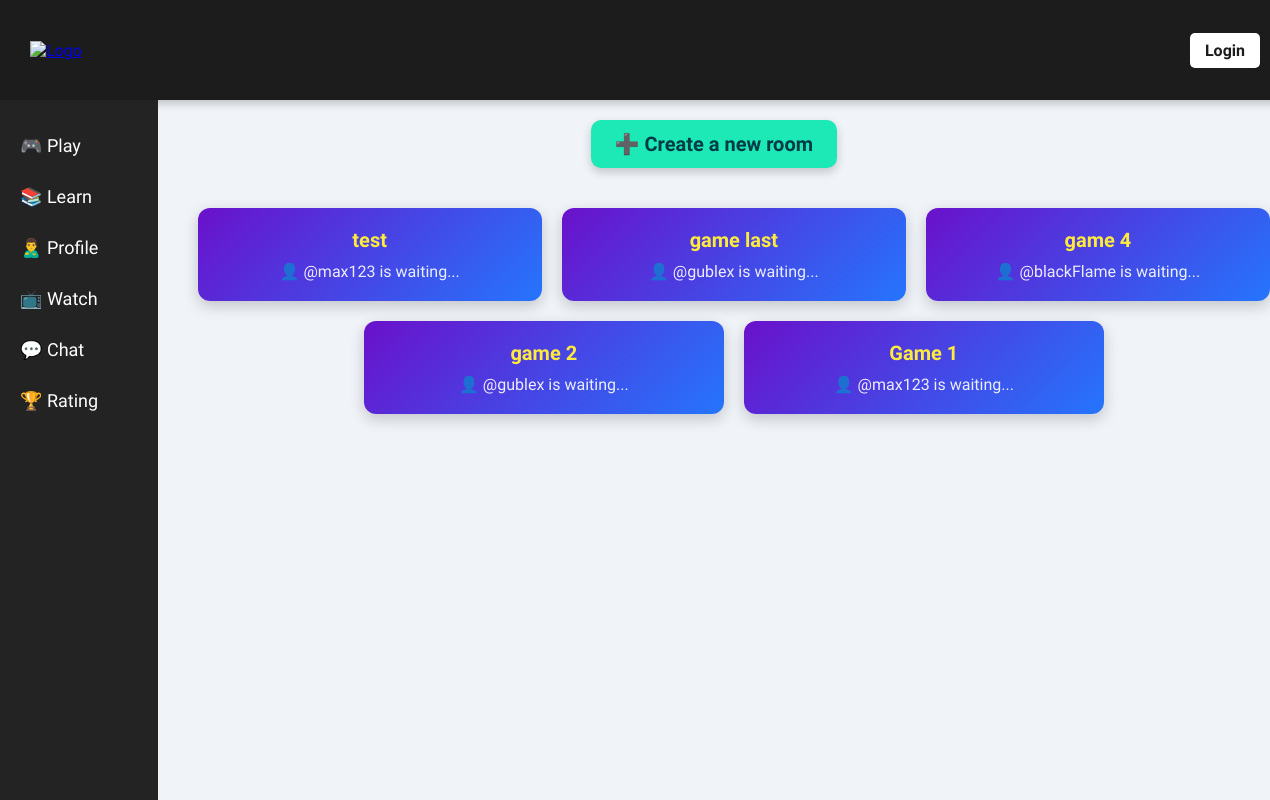
/rooms/, run on the app's committed database.
### baseapp/models.py (models this page shows, shortened)
class Room(models.Model):
    name = models.CharField(max_length=255, unique=True)
    creator = models.ForeignKey(User, on_delete=models.CASCADE, related_name='created_rooms')
    created_at = models.DateTimeField(auto_now_add=True)
    is_active = models.BooleanField(default=False)
    players = models.ManyToManyField(User, related_name='rooms', blank=True)
    class Meta:
        ordering = ['-created_at']

### baseapp/views.py (the view)
# urls.py: path('rooms/', views.roomsPage, name="rooms"),
def roomsPage(request):
    rooms = Room.objects.all()
    context = {'rooms': rooms}
    return render(request, 'baseapp/rooms_page.html', context)

### baseapp/templates/baseapp/rooms_page.html (shortened to what this page needs)
{% extends 'main.html' %}
{% block content %}
<div>
   <a class="create-room-link" href="{% url 'create-room' %}">➕ Create a new room</a>
   <div class="rooms-container">
     {% for room in rooms %}
     <div class="room-card">
       <a href="{% url 'room' room.id %}">{{ room.name }}</a>
       <div class="room-creator">👤 @{{ room.creator.username }} is waiting...</div>
     </div>
     {% endfor %}
   </div>
</div>
{% endblock %}

### templates/main.html (style rules this page uses)
body { font-family: 'Titillium Web', sans-serif; background-color: #f0f4f8; margin: 0; padding: 0; display: flex; flex-direction: column; height: 100vh; width: 100%; overflow-x: hidden; }

### baseapp/templates/baseapp/rooms_page.html (style rules this page uses)
body { font-family: 'Titillium Web', sans-serif; }
.rooms-container { display: flex; flex-wrap: wrap; gap: 20px; padding: 20px; justify-content: center; max-width: 1200px; width: 100%; margin: 0 auto; overflow: hidden; }
.room-card { background: linear-gradient(135deg, #6a11cb, #2575fc); color: white; padding: 20px; border-radius: 12px; box-shadow: 0 5px 15px rgba(0, 0, 0, 0.2); text-align: center; font-size: 18px; font-weight: 600; flex: 1 1 250px; max-width: 320px; transition: transform 0.3s ease, box-shadow 0.3s ease; }
.room-card a { text-decoration: none; color: #ffeb3b; font-size: 20px; }
.room-creator { margin-top: 10px; font-size: 16px; font-weight: 400; opacity: 0.9; }
.create-room-link { display: block; width: fit-content; max-width: 300px; margin: 0 auto 20px auto; padding: 12px 24px; background-color: #1de9b6; color: #003b46; text-decoration: none; font-size: 20px; font-weight: 600; border-radius: 10px; transition: background-color 0.3s ease, transform 0.2s ease; box-shadow: 0 4px 10px rgba(0, 0, 0, 0.2); text-align: center; }

### data on the page
Room: name "test", creator.username "max123"
Room: name "game last", creator.username "gublex"
Room: name "game 4", creator.username "blackFlame"
Room: name "game 2", creator.username "gublex"
Room: name "Game 1", creator.username "max123"
